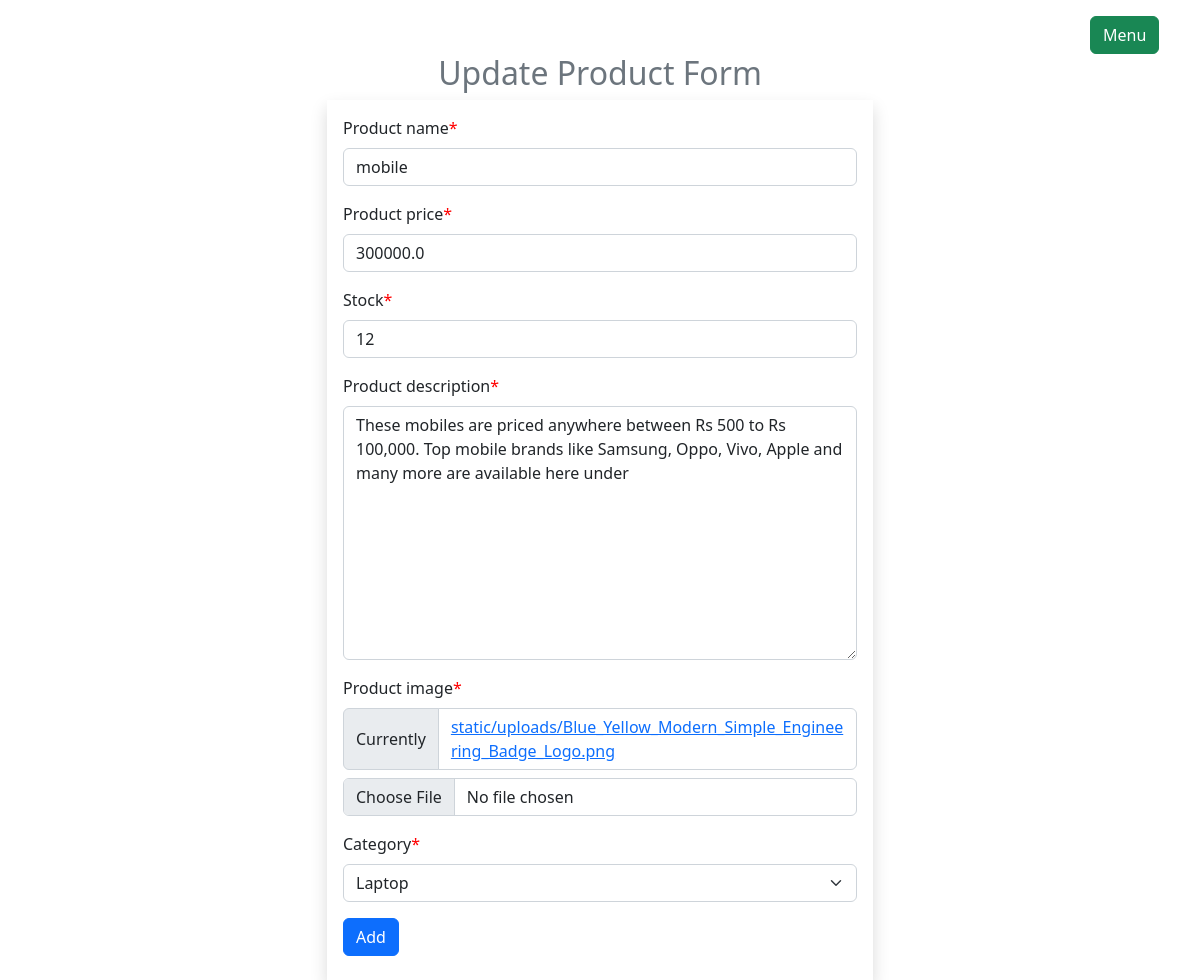
The page /products/updateproduct/1 (signed in) on the database its author committed.
### products/models.py (models this page shows, shortened)
class Product(models.Model):
    Product_name=models.CharField(max_length=100)
    Product_price=models.FloatField()
    stock=models.IntegerField()
    Product_description=models.TextField()
    Product_image=models.FileField(upload_to='static/uploads',null=True)
    Category=models.ForeignKey(Category,on_delete=models.CASCADE,null=True)
    created_at=models.DateTimeField(auto_now_add=True)

### userpage/auth.py (the view)
    def wrapper_function(request,*args,**kwargs):
        if request.user.is_staff:
            return view_function(request,*args,**kwargs)
        else:
            return redirect('/')

### products/forms.py
class ProductForm(ModelForm):
    class Meta:
        model=Product
        fields='__all__'

### products/models.py (called while the page is built)
    def __str__(self):
        return self.category_name

### products/views.py (called while the page is built, shortened)
@login_required
@admin_only
def updateproduct(request,product_id):
    instance=Product.objects.get(id=product_id)
    context={
        'forms':ProductForm(instance=instance)
    }
    return render(request,'products/updateproduct.html',context)

### userpage/auth.py (called while the page is built)
def admin_only(view_function):
    def wrapper_function(request,*args,**kwargs):
        if request.user.is_staff:
            return view_function(request,*args,**kwargs)
        else:
            return redirect('/')
    return wrapper_function

### products/templates/products/updateproduct.html (shortened to what this page needs)
{% extends 'admin/adminlayout.html' %}
{% load static %}
{% load crispy_forms_tags %}
{% block main-content %}
<div class="container">
    <div class="row d-flex justify-content-center">
        <div class="col-md-6">
            <h2 class="text-center text-muted">Update Product Form</h2>
            <form action="" class="shadow p-3" method="post" enctype="multipart/form-data">
                {{forms | crispy}}
                <div class="my-2">
                    <input type="submit" value="Add" class="btn btn-primary">
                </div>
            </form>
        </div>
    </div>
</div>
{% endblock %}

### products/templates/products/updateproduct.html (style rules this page uses)
.asteriskField { color: red; }

### rows shown on the page
Product: Product_name "mobile", Product_price "300000.0", stock "12", Product_description "These mobiles are priced anywhere between Rs 500 to Rs 100,000. Top mobile brands like Samsung, Oppo, Vivo, Apple and many more are available here under", Category "Laptop"
